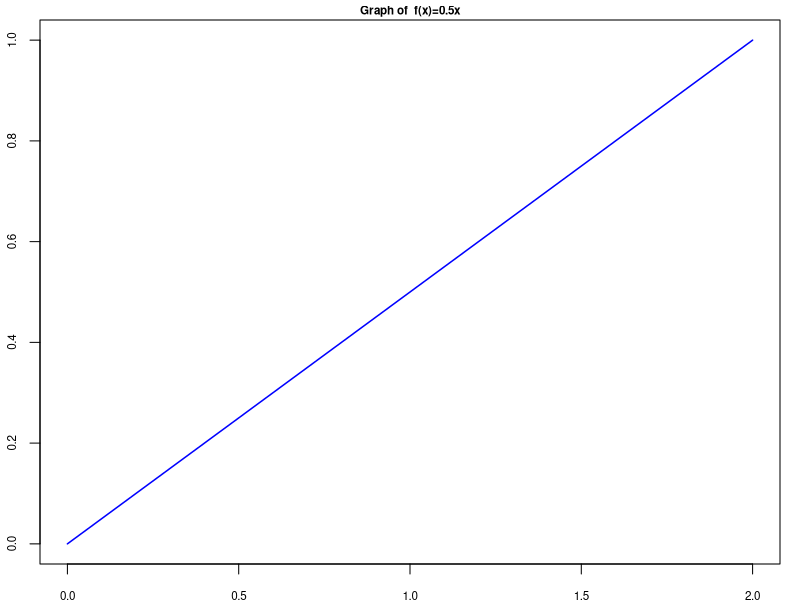
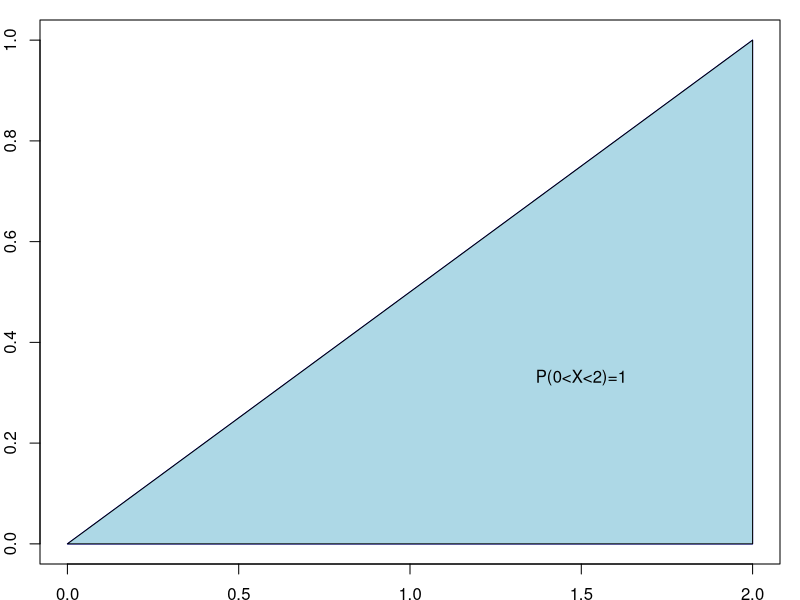
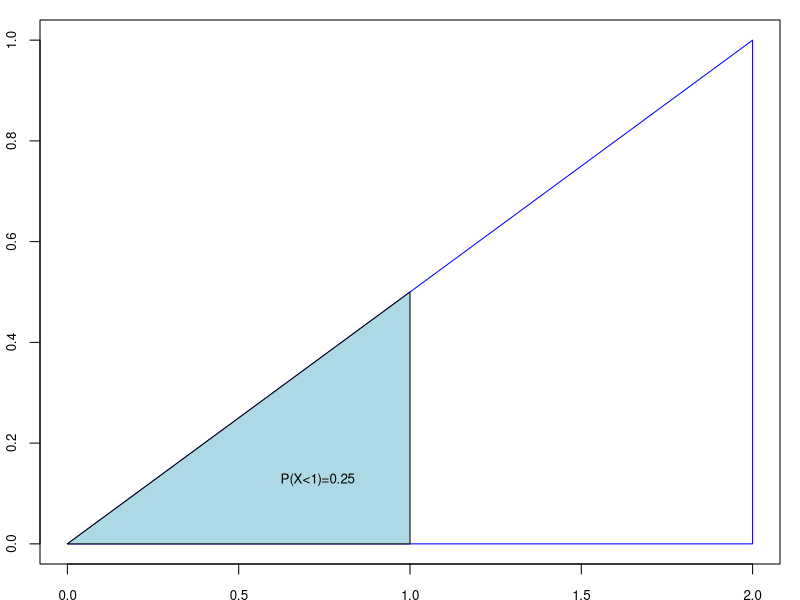
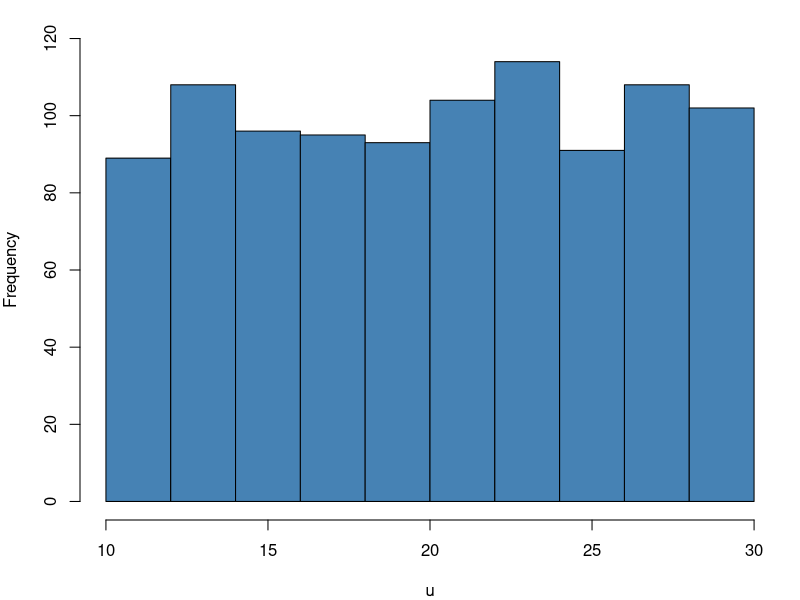
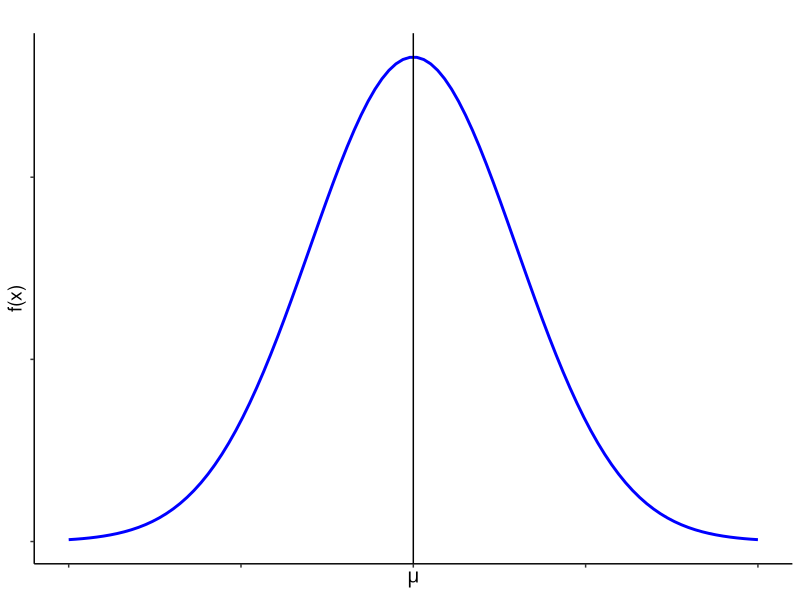
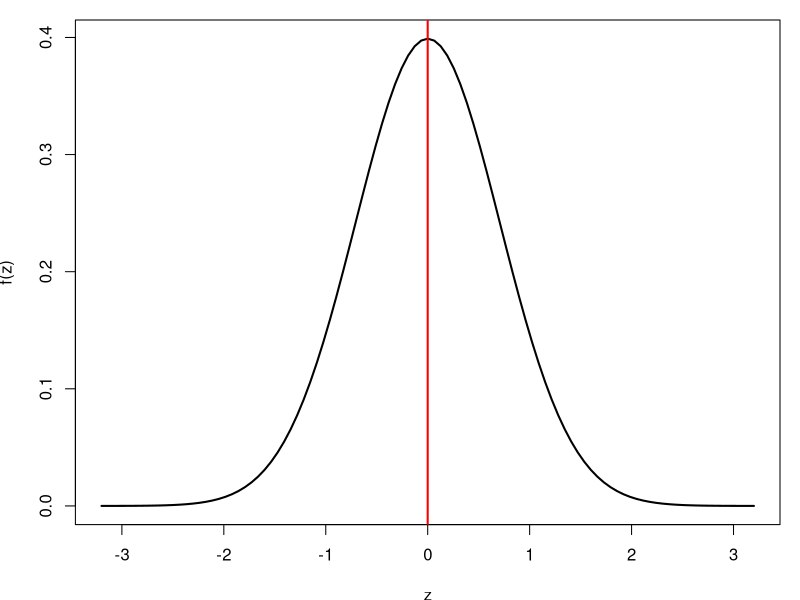
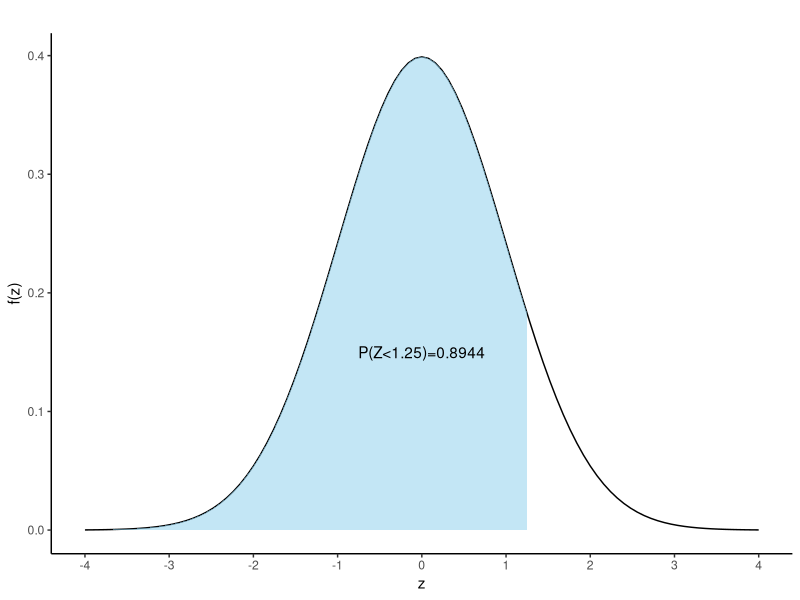
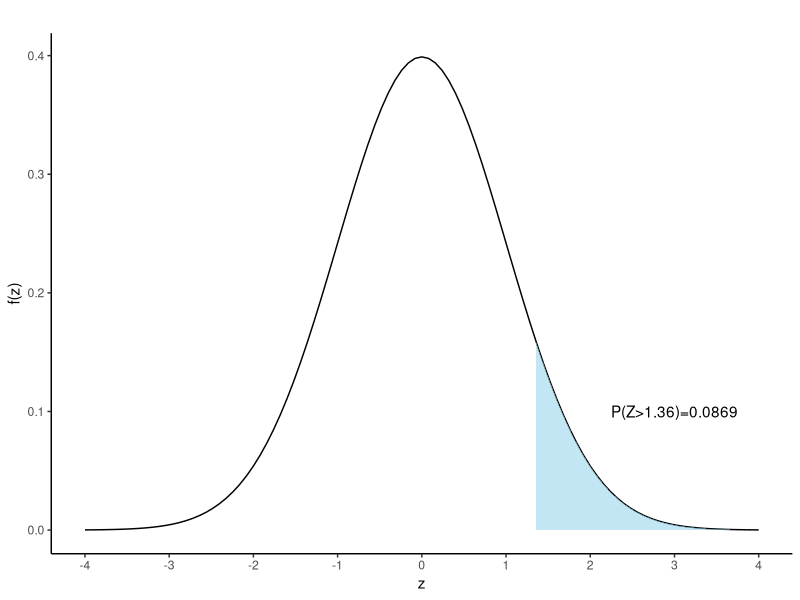

Reproduce these figures in R, in order.
## ---- chunk 1
par(mar = c(1.8, 2, 1, 1))

curve(0.5*x,ylab = "f(x)",lwd=1.5,col="blue",xlim=c(0,2),main="Graph of  f(x)=0.5x", cex.axis=0.7,cex.lab=1.0,cex.main=0.7)
## ---- chunk 2
par(mar = c(1.8, 2, 1, 1))
# Create a plot
plot(1, type = "n", xlab = "x", ylab = "f(x)",main="", 
     xlim = c(0, 2), ylim = c(0, 1), 
     cex.axis=1.0,cex.lab=1.0,cex.main=1)

# Define the vertices of the triangle
x <- c(0, 2, 2)
y <- c(0, 0, 1)

# Draw the triangle
polygon(x, y,  border = "blue")
polygon(x,y,col="lightblue")
text(1.5, 0.3, labels = "P(0<X<2)=1", pos = 3, col = "black")

## ---- chunk 3
par(mar = c(1.8, 2, 1, 1))
# Create a plot
plot(1, type = "n", xlab = "x", ylab = "f(x)",main="", 
     xlim = c(0, 2), ylim = c(0, 1), 
     cex.axis=0.8,cex.lab=0.8,cex.main=0.9)

# Define the vertices of the triangle
x <- c(0, 2, 2)
y <- c(0, 0, 1)

# Draw the triangle
polygon(x, y,  border = "blue")
polygon(c(0,1,1),c(0,0,.5),col="lightblue")
# Add labels to the vertices
text(0.73, 0.1, labels = "P(X<1)=0.25", pos = 3, col = "black",cex=.8)



## ---- chunk 4
#| label: fig-unifhist
#| fig-cap: "Histogram of Uniform random numbers from U(10,30), $\\ n=1000$"
#| fig-align: left

par(mar=c(4,4,1,1)) # Adjust graph margin
set.seed(911) 
u=runif(1000,10,30) # Generating 1000 random numbers from U(10,30)
hist(u,main = " ",col="steelblue",ylim = c(0,120)) # Frequency histogram of U

## ---- chunk 5
#| label: fig-normalpdf
#| fig-cap: "Normal Curve"
#| fig-align: left

library(tidyverse)

# Create a sequence of x values
x <- seq(10, 30, length = 100)

# Calculate the y values for the normal distribution
y <- dnorm(x,20,3)

# Create a data frame
data <- data.frame(x, y)


ggplot(data, aes(x = x, y = y)) +
  geom_line(color = "blue",lwd=1) +
  labs(title = " ", 
  x=expression(mu), y = "f(x)")+
  geom_vline(xintercept=20)+
  theme_classic()+
  theme(axis.text=element_blank(),
        axis.title = element_text(size = 14),
        plot.title = element_text(hjust = 0.5)
        )->normal.curve
normal.curve  
## ---- chunk 6
#| label: fig-zcurve
#| fig-align: left
#| fig-cap: "Standard normal curve"

par(mar = c(3.77, 3.77, 1, 1))

fz=function(x) {(1/sqrt(2*pi))*exp(-x^2)}

curve(fz,from = -3.2, to = 3.2,
      xlab = "z",ylab = "f(z)",lwd=2)

abline(v = 0, col = "red", lwd = 2)



## ---- chunk 7
#| label: fig-areaz
#| fig-cap: "Area under standard normal curve for Z<1.25"
#| fig-align: left

# Load ggplot2 package
library(ggplot2)

# Define the mean and standard deviation
mean <- 0
sd <- 1

# Define the shading bounds for the central 95% interval
lower <- -1.96  # Lower bound (e.g., -1.96 for 95% CI)
upper <- 1.96   # Upper bound (e.g., 1.96 for 95% CI)

# Create a data frame to specify the x range
x_range <- data.frame(x = c(-4, 4))

# Create the plot
ggplot(x_range, aes(x)) +
  scale_x_continuous(breaks = seq(-4,4,1)) +
  # Plot the normal distribution curve
  stat_function(fun = dnorm, args = list(mean = mean, sd = sd)) +
  
  # Shade the area under the curve between the lower and upper bounds
  stat_function(fun = dnorm, args = list(mean = mean, sd = sd), geom = "area", 
                xlim = c(-4, 1.25), fill = "skyblue", alpha = 0.5) +
  
  # Labels and theme
  labs(x = "z", y = "f(z)", title = "") +
  theme_classic()+
  annotate("text",x=0,y=0.15,label="P(Z<1.25)=0.8944")

## ---- chunk 8
#| label: fig-areaz2
#| fig-cap: "Area under standard normal curve for Z>1.36"
#| fig-align: left

# Create the plot
ggplot(x_range, aes(x)) +
  scale_x_continuous(breaks = seq(-4,4,1)) +
  # Plot the normal distribution curve
  stat_function(fun = dnorm, args = list(mean = 0, sd = 1)) +
  
  # Shade the area under the curve between the lower and upper bounds
  stat_function(fun = dnorm, args = list(mean = mean, sd = sd), geom = "area", xlim = c(1.36, 4), fill = "skyblue", alpha = 0.5) +
  
  # Labels and theme
  labs(x = "z", y = "f(z)", title = "") +
  theme_classic()+
  annotate("text",x=3,y=0.1,label="P(Z>1.36)=0.0869")
## ---- chunk 9
#| label: fig-areaz3
#| fig-cap: "Area under standard normal curve for -1.96<Z<2.58"
#| fig-align: left

# Create the plot
ggplot(x_range, aes(x)) +
  scale_x_continuous(breaks = seq(-4,4,1)) +
  # Plot the normal distribution curve
  stat_function(fun = dnorm, args = list(mean = 0, sd = 1)) +
  
  # Shade the area under the curve between the lower and upper bounds
  stat_function(fun = dnorm, args = list(mean = mean, sd = sd), geom = "area", xlim = c(-1.96, 2.58), fill = "skyblue", alpha = 0.5) +
  
  # Labels and theme
  labs(x = "z", y = "f(z)", title = "") +
  theme_classic()+
  annotate("text",x=-.02,y=.1,label="P(-1.96<Z<2.58)=0.9701")
## ---- chunk 10
#| label: fig-bintonorm1
#| fig-cap: "Histogram of $Bin(x; n=6,p=0.2)$"
#| fig-align: left

n1=6
p=0.2
binx1=0:n1
binfx1=dbinom(binx1,n1,p)
barplot(binfx1,lwd=1,
        space = 0, names.arg = binx1,col = "steelblue",
        #main ="Histogram for Bin(x; n=6,p=0.2)",
        xlab = "x (number of success)",
        ylab = "Probability, f(x)",
        ylim = c(0,0.40)
        )
box("outer", col = "black", lwd = 0.5)  
## ---- chunk 11
#| label: fig-bintonorm2
#| fig-cap: "Histogram of $Bin(x; n=15,p=0.2)$"
#| fig-align: left

n2=15
p=0.2
binx2=0:n2
binfx2=dbinom(binx2,n2,p)
barplot(binfx2,lwd=1,
        space = 0, names.arg = binx2,col = "steelblue",
        #main ="Histogram for Bin(x; n=15,p=0.2)",
        xlab = "x (number of success)",
        ylab = "Probability, f(x)",
        ylim = c(0,0.26)
        )
box("outer", col = "black", lwd = 0.5)

## ---- chunk 12
#| label: fig-bintonorm3
#| fig-cap: "Histogram of $Bin(x; n=50,p=0.2)$"
#| fig-align: left

n3=50
p=0.2
binx3=0:n3
binfx3=dbinom(binx3,n3,p)
barplot(binfx3,lwd=1,
        space = 0, names.arg = binx3,col = "steelblue",
        #main ="Histogram for Bin(x; n=50,p=0.2)",
        xlab = "x (number of success)",
        ylab = "Probability, f(x)",
        ylim = c(0,0.14))

box("outer", col = "black", lwd = 0.5)
## ---- chunk 13
#| label: fig-expo
#| fig-cap: "Exponential probability density functions for selected values of $\\lambda$"

library(tidyverse)

t <- seq(0,5,0.1)

#plot(t,dexp(t,0.5),type = "l")

exp1<-dexp(t,0.5)
exp2<-dexp(t,1 )
exp3<-dexp(t,1.5)

wide.exp<-data.frame(t,exp1,exp2,exp3)
#wide.ps

long.exp<-wide.exp%>%gather(key = "rate",value = "density",-t)
#head(long.ps)

long.exp$rate<-factor(long.exp$rate,labels = c("0.5","1","1.5"))
#head(long.exp)

long.exp%>%ggplot(aes(t,density,color=rate))+
   geom_line(lwd=0.7)+
   #facet_wrap(~rate,labeller = label_parsed)+
   scale_x_continuous(breaks = seq(0, 5, 1.5),limits=c(0, 5))+
   labs(x="t (Time) ",y="f(t)",
        #title =expression(paste("Exponential probability density functions for selected values of"," ",lambda )),
        color=expression(paste(lambda,"(Arrival rate)")))+
   theme_bw()+
  theme(legend.position = "right",
        plot.title = element_text(size = 14),
        plot.background = element_rect(color = "black"))

## ---- chunk 14
#| label: fig-rexpo
#| fig-cap: "Histogram of exponential random variable from Exp($\\lambda=2.5)$,$\\ n=1000$"
#| fig-align: left

par(mar=c(4,4,1,1)) # Adjust graph margin
set.seed(911) 
t=rexp(1000,rate = 2.5)
hist(t, main = "",col = "steelblue")
